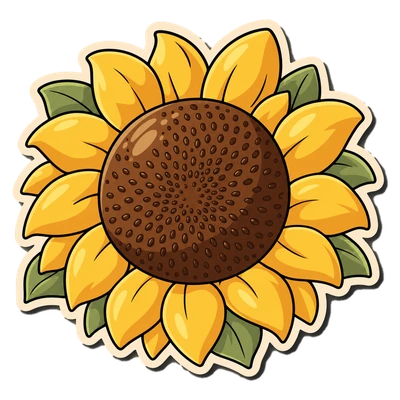
#> input picture frontend/assets/flat/L5.webp, 400 x 400 px, given in place of L5.png, which was not available
$ python L5.py ../../../frontend/assets/flat/L5.webp
#> lines starting #> are read from the running program, lines starting #| are printed output that depends on the picture; after the words box and inside, x2 and y2 are one past the last pixel; in counts of white or black regions, pixels touching at a corner belong together
### tools/fall/cut_parts.py
"""Cut a fall icon into the parts Blender moves (tools/fall/blender/partsanim.py), from its spec
tools/fall/parts/<ID>.py (PLATES, LAYERS - see H1.py).

  python tools/fall/cut_parts.py <ID> plates   # OpenRouter edits of the icon -> art/fall-src/parts/<ID>/plate_<name>.png
  python tools/fall/cut_parts.py <ID> cut      # -> art/blender/parts/<ID>/<layer>.png + parts.json, and a check sheet

How a layer is made:
  art            (cut "poly": the polygon's own shape, for a part whose colour runs on into its neighbour)
                 the icon's own pixels, cut along its own black outlines: every flat-coloured area (the drawing's
                 regions between its ink lines) mostly inside `poly`, the ink lines round them and the sticker border
                 next to them - so a part comes away whole, with its own outline, and no slice of a neighbour
  plate:<a>      plate a, whole (what is left when everything in front of it has moved away)
  diff:<a>-<b>   (keep="warm" or keep=<fn(rgb, sat, value) -> bool>: only that colour, see colour_only)
                 where plate a differs from plate b (the turkey on the platter: body minus platter), and over it the
                 icon's own pixels wherever the icon shows that layer - so at rest it is exactly the icon, and the plate
                 only fills in under the parts that move off it
Plates are lined up on the icon by their silhouettes (cross-correlation), the generator may shift its drawing."""
import importlib.util, json, os, sys
import numpy as np
from PIL import Image, ImageDraw
from scipy import ndimage, signal

HERE = os.path.dirname(os.path.abspath(__file__))
sys.path.insert(0, HERE)
import clean_alpha

ROOT = os.path.dirname(os.path.dirname(HERE))
ICONS = os.path.join(ROOT, "art", "fall-src", "icons")
SRC = os.path.join(ROOT, "art", "fall-src", "parts")
OUT = os.path.join(ROOT, "art", "blender", "parts")
SIDE = 1000


# [18 lines left out: functions spec, plates, not called in this run]


def rgba(path):
    return np.asarray(Image.open(path).convert("RGBA")).astype(np.int16)


# [28 lines left out: functions lined_up, differs, not called in this run]


def WARM(rgb, sat, mx):
    """oranges and browns (a roast): the default colour a "keep" layer holds on to"""
    return (rgb[..., 0] >= rgb[..., 1]) & (rgb[..., 1] >= rgb[..., 2] - .02) & (sat > .4) & (mx > .25)


# [17 lines left out: function colour_only, not called in this run]


def poly_mask(poly):
    im = Image.new("L", (SIDE, SIDE), 0)
    ImageDraw.Draw(im).polygon([tuple(p) for p in poly], fill=255)
    return np.asarray(im) > 0


def art_cut(icon, poly):
    """The drawing's regions mostly inside poly, their ink and the sticker border beside them."""
    a = icon
    on = a[..., 3] > 128
    v = a[..., :3].max(2) / 255
    ink = on & (v < .24)
    regions, n = ndimage.label(on & ~ink)
    inside = poly_mask(poly)
    take = np.zeros(n + 1, bool)
    tot = np.bincount(regions.ravel(), minlength=n + 1)
    ins = np.bincount(regions[inside].ravel(), minlength=n + 1)
    take[1:] = ins[1:] >= .55 * np.maximum(tot[1:], 1)
    m = take[regions]
    near = ndimage.binary_dilation(m, iterations=7) & ndimage.binary_dilation(inside, iterations=10)
    m |= near & ink
    cream = on & ~ink & (a[..., 0] > 215) & (a[..., 1] > 200) & (a[..., 2] > 160)
    m |= ndimage.binary_dilation(m, iterations=16) & cream & ~take[regions] & ndimage.binary_dilation(inside, iterations=14)
    return ndimage.binary_fill_holes(m)


# [72 lines left out: functions cut, sheet, not called in this run]


# [3 lines that do not run on import are left out]

### tools/fall/parts/L5.py
"""L5 Sunflower, cut into parts (tools/fall/cut_parts.py). Icon px of art/fall-src/icons/L5.png.

leaves  the ring of green leaves behind the petals, whole (generator plate "leaves_gen": the flower with the petals and
        the centre taken away), with the icon's own leaf tips laid over where the icon shows them
petals  the yellow petal ring, whole under the centre (generator plate "petals_gen": the flower with the seed centre
        taken away and the petals painted in), with the icon's own petals laid over wherever the icon shows them;
        it turns about the flower's middle
centre  the brown seed disc, cut along its outline
The big spins turn the leaves' bone (the whole flower spins as one, so no leaf is left behind out of place); the
petals only wobble a few degrees against the leaves, and the centre turns back the other way to keep its shine up.

Plates: run `cut_parts.py L5 plates` (generator: plate_leaves_gen.png, plate_petals_gen.png), then
`python tools/fall/parts/L5.py` (builds plate_leaves.png and plate_petals.png from them and the icon), then
`cut_parts.py L5 cut`."""
import sys

GEN = {
    "petals_gen": "Edit the attached picture: remove the big brown seed centre disc of the sunflower completely, and "
                  "paint the inner ends of the yellow petals where it was, so the petals run on inward and meet in the "
                  "middle (yellow and orange petals only, no brown at all). Keep everything else exactly the same: same "
                  "position, same size, the same petals, the green leaves, colours, black outline and cream sticker "
                  "border. Transparent background.",
    "leaves_gen": "Edit the attached picture: remove ALL the yellow petals and the brown seed centre of the sunflower "
                  "completely. Keep only the green leaves that peek out from behind the petals, and paint each of them "
                  "whole - pointed green leaves radiating out from the middle, each with its black outline and centre "
                  "vein, their tips exactly where they are now. The cream sticker border must run round the leaves only. "
                  "Same position, same size, same green colours. Transparent background.",
}
MADE = ["leaves", "petals"]                                   # built by build_plates() below
PLATES = GEN if "plates" in sys.argv else {k: "(built by tools/fall/parts/L5.py)" for k in MADE}
MID = (487, 478)                                              # the middle of the seed disc


def circle(cx, cy, r, n=40):
    import math
    return [(cx + r * math.cos(6.2832 * k / n), cy + r * math.sin(6.2832 * k / n)) for k in range(n)]


LAYERS = [
    dict(name="leaves", src="plate:leaves", pivot=MID, parent="root"),
    dict(name="petals", src="plate:petals", pivot=MID, parent="leaves"),   # the whole head turns on the leaves' bone
    dict(name="centre", src="art", poly=circle(*MID, 231), pivot=MID, parent="petals"),
]


def build_plates():
    import os
    import numpy as np
    from PIL import Image
    from scipy import ndimage
    sys.path.insert(0, os.path.dirname(os.path.dirname(os.path.abspath(__file__))))
    import cut_parts as CP
    d = os.path.join(CP.SRC, "L5")

    def classes(px, skip=None):
        """for every pixel: is the nearest clear colour a leaf's green, or a petal's yellow (the disc, `skip`, left out;
        the cream border and the ink go with the colour beside them)"""
        on = px[..., 3] > 128
        rgb = px[..., :3].astype(np.int32)
        mx, mn = rgb.max(2), rgb.min(2)
        sat = (mx - mn) / np.maximum(mx, 1)
        col = on & (mx >= 62) & (sat > .35)                    # not ink, not cream, not the cream-to-ink blend
        if skip is not None:
            col &= ~skip
        green = col & (rgb[..., 1] > rgb[..., 2] + 20) & (rgb[..., 1] >= rgb[..., 0] - 5) & (rgb[..., 0] < 200)   # not a pale petal highlight
        yellow = col & ~green
        idx = ndimage.distance_transform_edt(~(green | yellow), return_distances=False, return_indices=True)
        near = lambda m: m[idx[0], idx[1]]
        return on, near(green), near(yellow)

    icon = CP.rgba(os.path.join(CP.ICONS, "L5.png"))
    solid = icon[..., 3] > 128
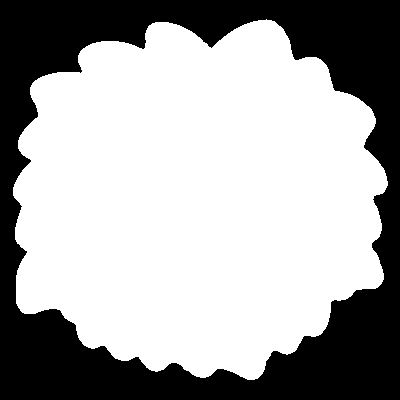
#> solid: shape (400, 400) bool; 65.1% white; 1 black region, box (x1, y1, x2, y2) and area: (0, 0, 400, 400) 55860
    disc = CP.art_cut(icon, circle(*MID, 231))
#> in art_cut, `v = a[..., :3].max(2) / 255`:
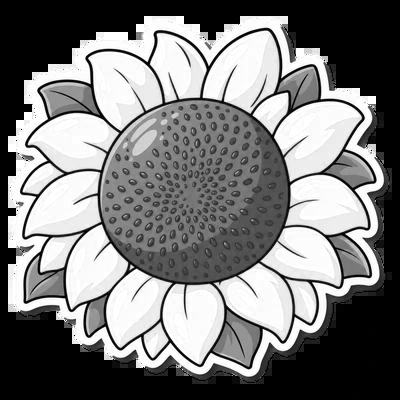
#> v: shape (400, 400) float64; min 0, max 1, mean 0.483
#> in art_cut, `ink = on & (v < .24)`:
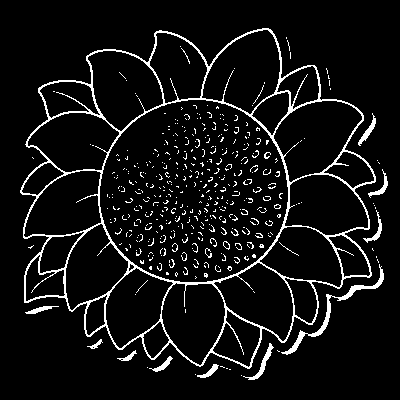
#> ink: shape (400, 400) bool; 7.2% white in thin lines or dots, all inside (x1, y1, x2, y2) = (20, 28, 388, 380)
#> in art_cut, `regions, n = ndimage.label(on & ~ink)`:
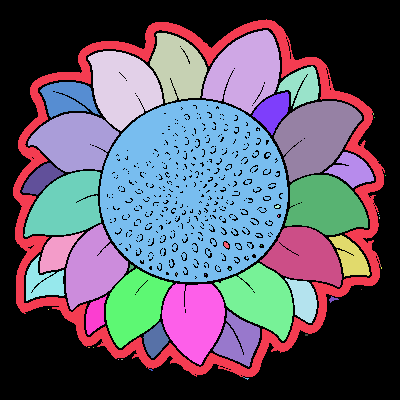
#> regions: shape (400, 400) int32; 54 distinct labels, from 0 to 53; one colour per label, 0 black
#> in art_cut, `regions, n = ndimage.label(on & ~ink)`: n = 53
#> in poly_mask, `im = Image.new("L", (SIDE, SIDE), 0)`: im: PIL image 1000x1000 L; every value is 0
#> in poly_mask, `ImageDraw.Draw(im).polygon([tuple(p) for p in poly], fill=255)`:
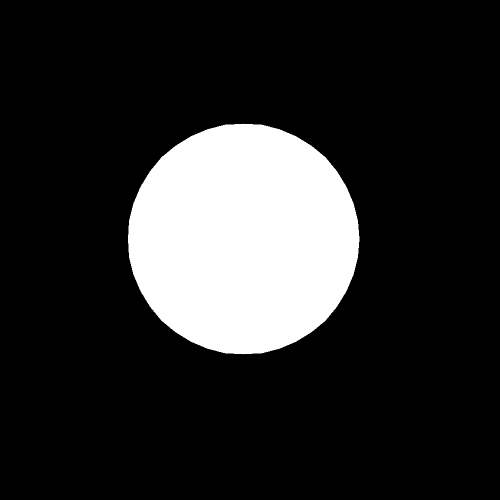
#> im: PIL image 1000x1000 L (shown at 1/2 size); 16.7% white; 1 white region, box (x1, y1, x2, y2) and area: (256, 247, 719, 709) 167204
#> in art_cut, `tot = np.bincount(regions.ravel(), minlength=n + 1)`: tot = 54 values, max 67348 at index 0, min 1 at index 12, mean 2963
    on, ig, iy = classes(icon, disc)
    irgb = icon[..., :3]
    icream = solid & (irgb.min(2) > 150) & (irgb.max(2) > 200)
    ink_i = solid & (irgb.max(2) < 62)
    for name, want in (("petals", 1), ("leaves", 0)):
        gen, sh = CP.lined_up(os.path.join(d, f"plate_{name}_gen.png"), icon)
        gon, gg, gy = classes(gen)
        if not want:                     # the leaves: line them up on the icon's leaf tips (their green), not the outline
            from scipy import signal
            gm = (gon & gg & (gen[..., 1] > gen[..., 2] + 20)).astype(np.float32)
            im_ = (solid & ig & (icon[..., 1] > icon[..., 2] + 20)).astype(np.float32)
            cc = signal.fftconvolve(im_, gm[::-1, ::-1], mode="same")
            dy, dx = np.unravel_index(np.argmax(cc), cc.shape)
            dy, dx = int(dy) - 500, int(dx) - 500
            if max(abs(dx), abs(dy)) <= 40:
                gen = np.roll(np.roll(gen, dy, 0), dx, 1)
                sh = (sh[0] + dx, sh[1] + dy)
            gon, gg, gy = classes(gen)
        print(name + "_gen shift", sh)
        keep = gon & (gy if want else gg)
        lab, n = ndimage.label(keep)                          # drop specks
        if n:
            sizes = ndimage.sum(keep, lab, range(1, n + 1))
            keep = np.isin(lab, 1 + np.nonzero(sizes >= 400)[0])
        if want:                         # the petals: the generator's only under the disc, the icon's own everywhere else
            keep &= ndimage.binary_dilation(disc, iterations=10)
        out = np.where(keep[..., None], gen, 0)
        # the icon's own wherever it shows this layer; the cream border goes with the petals, except right round a leaf
        # tip (a bit of border split off on its own is a speck clean_alpha throws away, and a leaf tip walled in by the
        # petals' border is a hole clean_alpha fills black)
        leafy = (ig & ~icream) | (ig & icream & (ndimage.distance_transform_edt(~(ig & ~icream & ~ink_i)) < 40))
        own = solid & ~ndimage.binary_dilation(disc, iterations=4) & (~leafy if want else leafy)
        out[own] = icon[own]
        out[~solid] = 0                                      # inside the solid icon: lines up at (0, 0)
        Image.fromarray(out.clip(0, 255).astype(np.uint8), "RGBA").save(os.path.join(d, f"plate_{name}.png"))
        print("check", name, "lines up at", CP.lined_up(os.path.join(d, f"plate_{name}.png"), icon)[1])


if __name__ == "__main__":
#> (the run stopped early here; a loop or call above may not have finished)

$ run again, with frontend/assets/flat/L10.webp copied over frontend/assets/flat/L5.webp
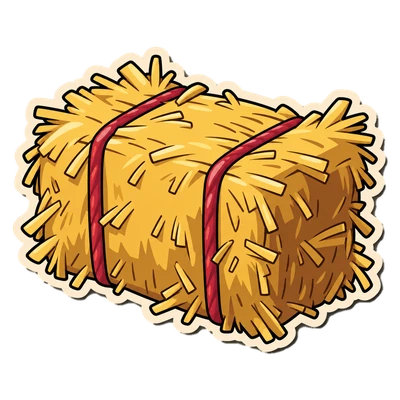
#> input picture frontend/assets/flat/L10.webp, 400 x 400 px, given in place of L5.png, which was not available
#> in build_plates, `solid = icon[..., 3] > 128`:
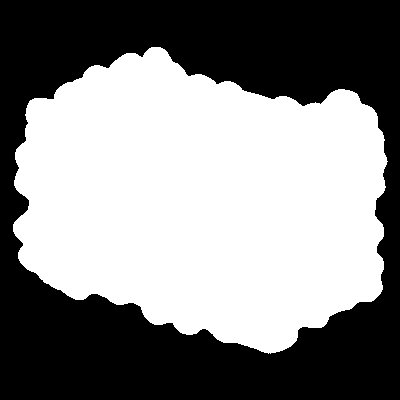
#> solid: shape (400, 400) bool; 52.9% white; 1 black region, box (x1, y1, x2, y2) and area: (0, 0, 400, 400) 75390
#> ink: shape (400, 400) bool; 4.9% white in thin lines or dots, all inside (x1, y1, x2, y2) = (21, 55, 387, 353)
#> in art_cut, `regions, n = ndimage.label(on & ~ink)`:
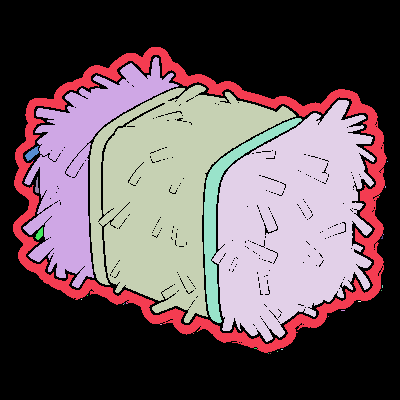
#> regions: shape (400, 400) int32; 33 distinct labels, from 0 to 32; one colour per label, 0 black
#> n = 32
#> tot = 33 values, max 83247 at index 0, min 1 at index 7, mean 4848.5

$ run again, with frontend/assets/flat/L2.webp copied over frontend/assets/flat/L5.webp
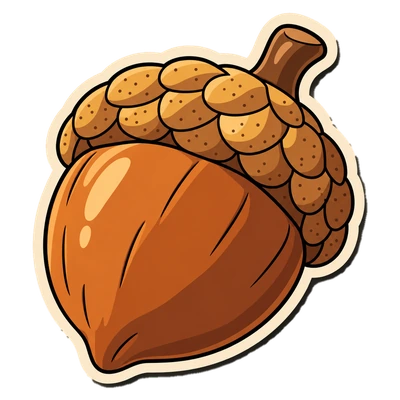
#> input picture frontend/assets/flat/L2.webp, 400 x 400 px, given in place of L5.png, which was not available
#> in build_plates, `solid = icon[..., 3] > 128`:
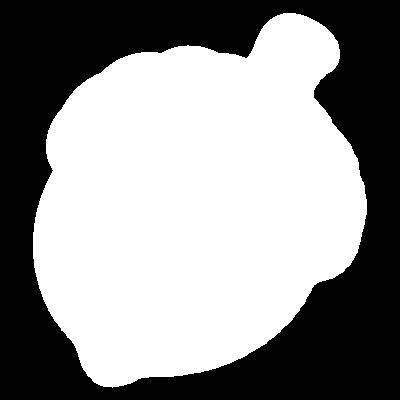
#> solid: shape (400, 400) bool; 56.6% white; 1 black region, box (x1, y1, x2, y2) and area: (0, 0, 400, 400) 69484
#> ink: shape (400, 400) bool; 6.2% white; 22 white regions (11 under 20 px), largest, box (x1, y1, x2, y2) and area: (43, 24, 354, 374) 7468, (96, 195, 367, 388) 1543, (310, 45, 340, 96) 240
#> in art_cut, `regions, n = ndimage.label(on & ~ink)`:
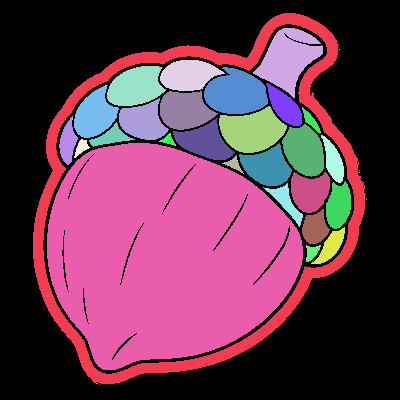
#> regions: shape (400, 400) int32; 37 distinct labels, from 0 to 36; one colour per label, 0 black
#> n = 36
#> tot = 37 values, max 79442 at index 0, min 1 at index 3, mean 4324.3

$ run again, with frontend/assets/flat/L3.webp copied over frontend/assets/flat/L5.webp
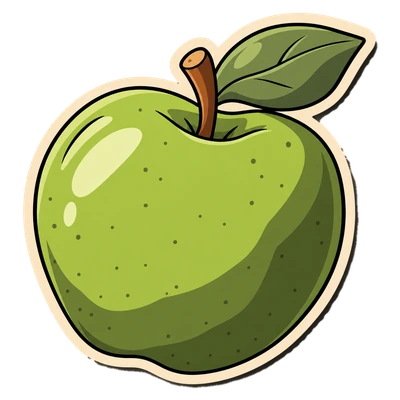
#> input picture frontend/assets/flat/L3.webp, 400 x 400 px, given in place of L5.png, which was not available
#> in build_plates, `solid = icon[..., 3] > 128`:
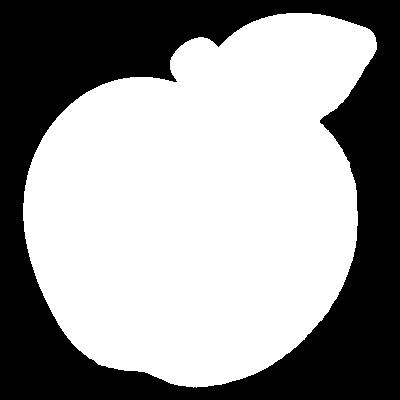
#> solid: shape (400, 400) bool; 60.2% white; 1 black region, box (x1, y1, x2, y2) and area: (0, 0, 400, 400) 63681
#> ink: shape (400, 400) bool; 4.5% white; 35 white regions (29 under 20 px), largest, box (x1, y1, x2, y2) and area: (33, 23, 366, 375) 5476, (174, 192, 358, 388) 1041, (313, 43, 377, 120) 419, (63, 116, 103, 160) 115, (109, 366, 145, 372) 76, (258, 79, 291, 88) 49
#> in art_cut, `regions, n = ndimage.label(on & ~ink)`:
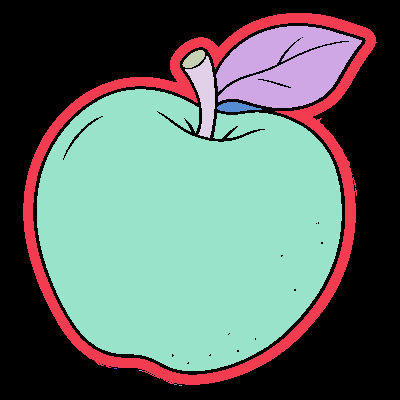
#> regions: shape (400, 400) int32; 11 distinct labels, from 0 to 10; one colour per label, 0 black
#> n = 10
#> tot = [70919, 12871, 8173, 256, 1197, 66283, 289, 3, 3, 3, 3]
